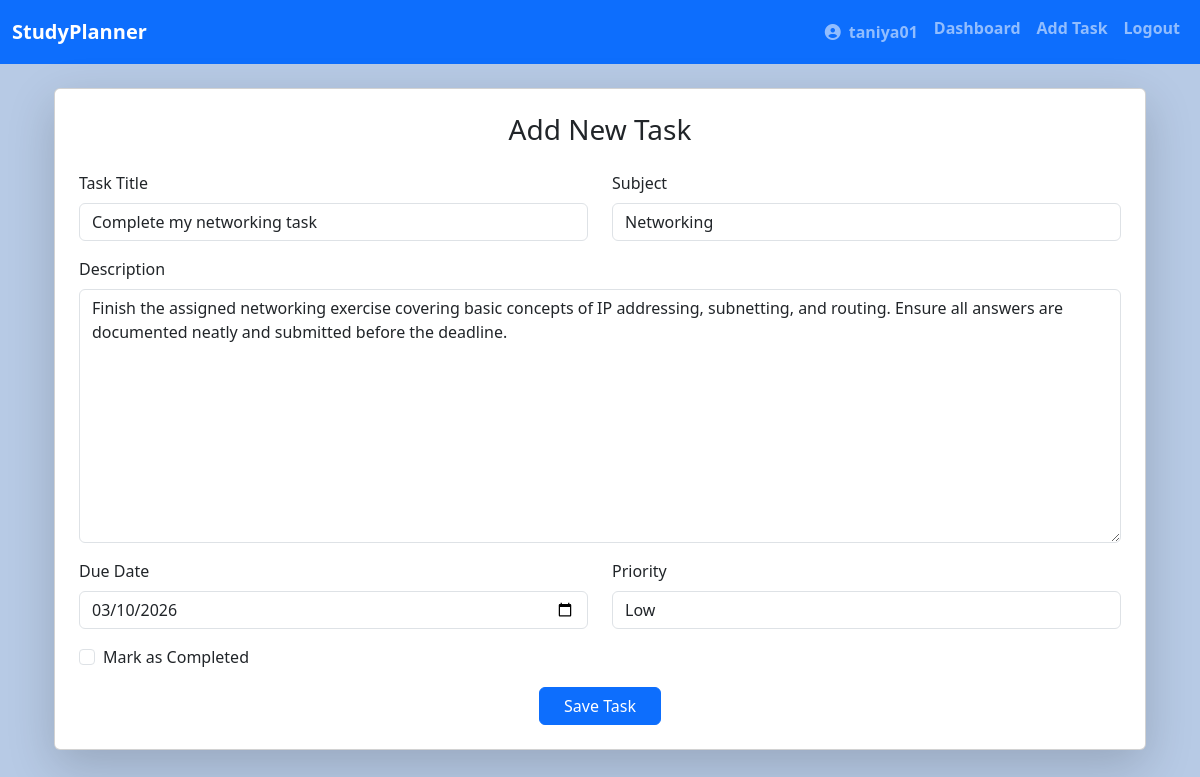
Page /edit/6/ (signed in) on the committed database.
### task_manager/models.py (models this page shows, shortened)
class Task_details(models.Model):
    user=models.ForeignKey(User, on_delete=models.CASCADE)
    task_title = models.CharField(max_length=100)
    description = models.TextField()
    subject = models.CharField(max_length=100)
    due_date = models.DateField()
    priority = models.CharField(
        max_length=10,
        choices=[
           ( 'Low' , 'Low'),
           ('Medium','Medium'),
           ('High','High')
        ]
    )
    isCompelete = models.BooleanField(default=False)
    created = models.DateTimeField(auto_now_add=True)

### task_manager/views.py (the view)
# urls.py: path('edit/<int:id>/', views.edit_btn, name='edit_btn'),
@login_required
def edit_btn(request, id):
    if request.user.is_superuser:
        task = get_object_or_404(Task_details, id=id)
    else:
        task = get_object_or_404(Task_details, id=id, user=request.user)
    if request.method == "POST":
        form = Task_form(request.POST, instance=task)
        if form.is_valid():
            form.save()
            return redirect('dashboard')
    else:
        form = Task_form(instance=task)
    return render(request, 'add_task.html', {'form': form})

### task_manager/forms.py
class Task_form(forms.ModelForm):
    class Meta:
        model = Task_details
        fields = [
            'task_title',
            'description',
            'subject',
            'due_date',
            'priority',
            'isCompelete'
        ]
        widgets = {
            'task_title': forms.TextInput(attrs={'class': 'form-control'}),
            'description': forms.Textarea(attrs={'class': 'form-control'}),
            'subject': forms.TextInput(attrs={'class': 'form-control'}),
            'due_date': forms.DateInput(attrs={'class': 'form-control', 'type': 'date'}),
            'priority': forms.Select(attrs={'class': 'form-control'}),
            'isCompelete': forms.CheckboxInput(attrs={'class': 'form-check-input'}),
        }

### template/add_task.html (shortened to what this page needs)
{% extends 'base.html' %} {% block content %}
<div class="container mt-4">
  <div class="card shadow-lg p-4">
    <h3 class="mb-4 text-center">Add New Task</h3>
    <form method="POST">
      <div class="row">
        <div class="col-md-6 mb-3">
          <label class="form-label">Task Title</label>
          {{ form.task_title }}
        </div>
        <div class="col-md-6 mb-3">
          <label class="form-label">Subject</label>
          {{ form.subject }}
        </div>
        <div class="col-12 mb-3">
          <label class="form-label">Description</label>
          {{ form.description }}
        </div>
        <div class="col-md-6 mb-3">
          <label class="form-label">Due Date</label>
          {{ form.due_date }}
        </div>
        <div class="col-md-6 mb-3">
          <label class="form-label">Priority</label>
          {{ form.priority }}
        </div>
        <div class="col-12 mb-3">
          <div class="form-check">
            {{ form.isCompelete }}
            <label class="form-check-label">Mark as Completed</label>
          </div>
        </div>
      </div>
      <div class="text-center">
        <button class="btn btn-primary px-4">Save Task</button>
      </div>
    </form>
  </div>
</div>
{% endblock %}

### template/base.html (shortened to what this page needs)
<!DOCTYPE html>
<html lang="en">
<head>
    <link href="https://cdn.jsdelivr.net/npm/bootstrap@5.3.2/dist/css/bootstrap.min.css" rel="stylesheet">
    <link href="https://cdnjs.cloudflare.com/ajax/libs/font-awesome/6.5.1/css/all.min.css" rel="stylesheet">
</head>
<body>
<nav class="navbar navbar-expand-lg navbar-dark bg-primary">
    <div class="container-fluid">
        <a class="navbar-brand fw-bold" href={% url 'dashboard' %}>StudyPlanner</a>
        <div class="collapse navbar-collapse">
            <ul class="navbar-nav ms-auto">
                <li class="nav-item fw-bold"><a class="nav-link"> <i class="fas fa-user-circle m-2"> </i>{{user.username}}</a></li>
                <li class="nav-item fw-bold"><a class="nav-link" href={% url 'dashboard'  %}>Dashboard</a></li>
                <li class="nav-item fw-bold"><a class="nav-link" href={% url 'add_task' %}>Add Task</a></li>
                <li class="nav-item fw-bold"><a class="nav-link" href={% url 'signup' %}>Logout</a></li>
            </ul>
        </div>
    </div>
</nav>
<div class="container mt-4">
    {% block content %}
    {% endblock %}
</div>
</body>
</html>

### template/base.html (style rules this page uses)
body { background-color: #b7cae5; }

### rows in the picture
Task_details: task_title "Complete my networking task", subject "Networking", description "Finish the assigned networking exercise covering basic concepts of IP addressing, subnetting, and routing. Ensure all answers are documented neatly and submitted before the deadline.", due_date "03/10/2026", priority "Low"

### other values in the picture
{{ user.username }} "taniya01"
